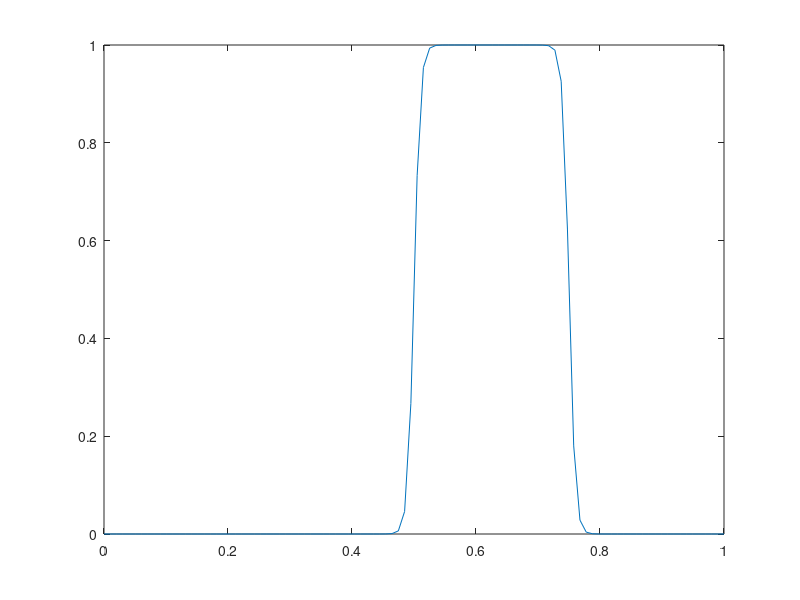

Reproduce this figure in MATLAB.
clear all; close all; clc


r = linspace(0,1,100);
offset1 = 0.5;
offset2 = 0.75;

rNew1 =  100*(r-offset1);
rNew2 =  100*(r-offset2);

y = (tanh(rNew1)+1)/2 - (tanh(rNew2)+1)/2;

figure
plot(r,y);
